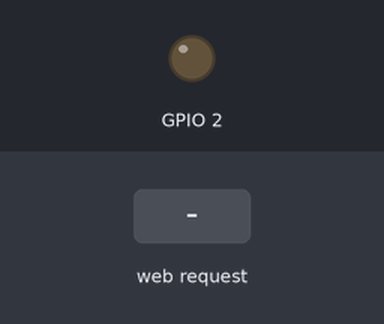
A sketch run on a simulated ESP8266 (NodeMCU). Shown: output pins drawn as LEDs (lit = HIGH). The test bench sets the inputs (shaded band). WiFi joins after 1.5 s; servers stay silent unless stated; what the sketch prints to the serial monitor is not drawn.

Above: at 2.7 s.
2.8 s: HTTP request GET /ligado received
At 3.1 s:
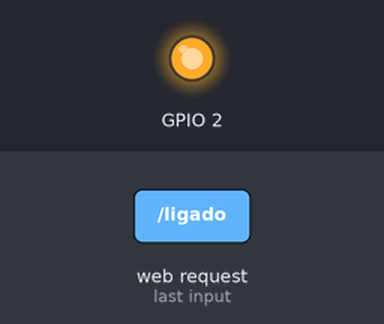
Timing chart, 0 to 5.8 s (numbered marks = the images above; inputs shaded):
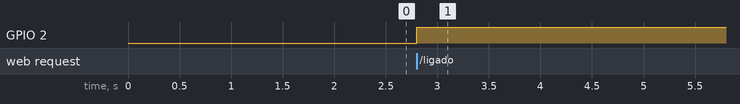

The sketch:

tccjal.ino
```cpp
#include <ESP8266WiFi.h>
#include <WiFiClient.h>
#include <ESP8266WebServer.h>
#include <ESP8266mDNS.h>

#ifndef STASSID
#define STASSID "funcionaesp8266"
#define STAPSK  "senha1234"
#endif

const char* ssid = STASSID;
const char* password = STAPSK;

int x;

ESP8266WebServer server(80);

void handleRoot() {
  server.send(200, "text/plain", "hello from esp8266!");
}

void handleNotFound() {
  String message = "File Not Found\n\n";
  message += "URI: ";
  message += server.uri();
  message += "\nMethod: ";
  message += (server.method() == HTTP_GET) ? "GET" : "POST";
  message += "\nArguments: ";
  message += server.args();
  message += "\n";
  for (uint8_t i = 0; i < server.args(); i++) {
    message += " " + server.argName(i) + ": " + server.arg(i) + "\n";
  }
  server.send(404, "text/plain", message);
}

void setup(void) {
  pinMode(2,OUTPUT);
  Serial.begin(115200);
  WiFi.mode(WIFI_STA);
  WiFi.begin(ssid, password);
  Serial.println("");

  // Wait for connection
  while (WiFi.status() != WL_CONNECTED) {
    delay(500);
    Serial.print(".");
  }
  Serial.println("");
  Serial.print("Connected to ");
  Serial.println(ssid);
  Serial.print("IP address: ");
  Serial.println(WiFi.localIP());

  if (MDNS.begin("esp8266")) {
    Serial.println("MDNS responder started");
  }

  server.on("/", handleRoot);

  server.on("/ligado", []() {
  x = 1;
  server.send(200, "text/plain", "ligado");
  });

  server.on("/http://e-qr.me/a9373d", []() {
  x = 0;
  server.send(200, "text/plain", "desligado");
  });

  server.on("/inline", []() {
    server.send(200, "text/plain", "this works as well");
  });

  server.onNotFound(handleNotFound);

  server.begin();
  Serial.println("HTTP server started");
}

void loop(void) {
  digitalWrite(2,x);
  server.handleClient();
  MDNS.update();
}
```

Measured:
- after the input at 2.8 s, GPIO 2: LOW → HIGH at once
